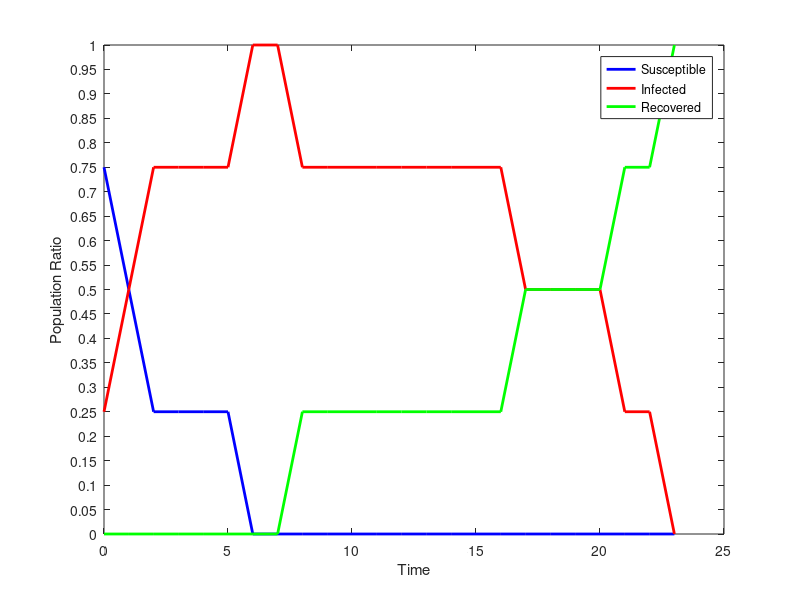

Write MATLAB code to recreate this figure.
dynamics = [
3,1,0;
2,2,0;
1,3,0;
1,3,0;
1,3,0;
1,3,0;
0,4,0;
0,4,0;
0,3,1;
0,3,1;
0,3,1;
0,3,1;
0,3,1;
0,3,1;
0,3,1;
0,3,1;
0,3,1;
0,2,2;
0,2,2;
0,2,2;
0,2,2;
0,1,3;
0,1,3;
0,0,4;
];
susceptible = dynamics (:, 1);
infected = dynamics (:, 2);
recovered = dynamics (:, 3);
totalPopulation = susceptible(1) + infected(1) + recovered(1);
susceptibleRatio = susceptible ./ totalPopulation;
infectedRatio = infected ./ totalPopulation;
recoveredRatio = recovered ./ totalPopulation;
steps = length (susceptible);
indices = 0 : steps - 1;
figure
plot (indices, susceptibleRatio.', 'color', 'blue', 'linewidth', 2);
hold on
plot (indices, infectedRatio.', 'color', 'red', 'linewidth', 2);
hold on
plot (indices, recoveredRatio.', 'color', 'green', 'linewidth', 2);
set(gca,'YTick',0:0.05:1.0);
xlabel ('Time');
ylabel ('Population Ratio');
legend('Susceptible','Infected', 'Recovered');
